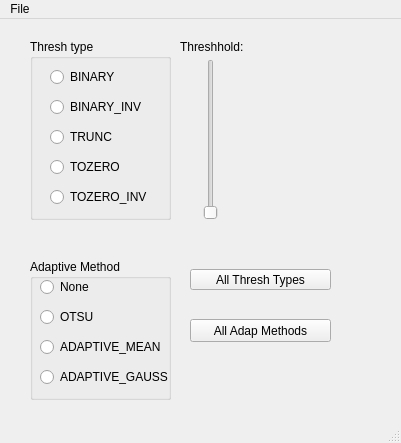
<?xml version="1.0" encoding="UTF-8"?>
<ui version="4.0">
 <class>MainWindow</class>
 <widget class="QMainWindow" name="MainWindow">
  <property name="geometry">
   <rect>
    <x>0</x>
    <y>0</y>
    <width>401</width>
    <height>443</height>
   </rect>
  </property>
  <property name="windowTitle">
   <string>MainWindow</string>
  </property>
  <widget class="QWidget" name="centralwidget">
   <widget class="QGroupBox" name="groupBox">
    <property name="geometry">
     <rect>
      <x>30</x>
      <y>20</y>
      <width>141</width>
      <height>181</height>
     </rect>
    </property>
    <property name="title">
     <string>Thresh type</string>
    </property>
    <widget class="QRadioButton" name="radioButton_binary">
     <property name="geometry">
      <rect>
       <x>20</x>
       <y>30</y>
       <width>90</width>
       <height>16</height>
      </rect>
     </property>
     <property name="text">
      <string>BINARY</string>
     </property>
    </widget>
    <widget class="QRadioButton" name="radioButton_binary_inv">
     <property name="geometry">
      <rect>
       <x>20</x>
       <y>60</y>
       <width>101</width>
       <height>16</height>
      </rect>
     </property>
     <property name="text">
      <string>BINARY_INV</string>
     </property>
    </widget>
    <widget class="QRadioButton" name="radioButton_trunc">
     <property name="geometry">
      <rect>
       <x>20</x>
       <y>90</y>
       <width>90</width>
       <height>16</height>
      </rect>
     </property>
     <property name="text">
      <string>TRUNC</string>
     </property>
    </widget>
    <widget class="QRadioButton" name="radioButton_tozero">
     <property name="geometry">
      <rect>
       <x>20</x>
       <y>120</y>
       <width>90</width>
       <height>16</height>
      </rect>
     </property>
     <property name="text">
      <string>TOZERO</string>
     </property>
    </widget>
    <widget class="QRadioButton" name="radioButton_tozero_inv">
     <property name="geometry">
      <rect>
       <x>20</x>
       <y>150</y>
       <width>101</width>
       <height>16</height>
      </rect>
     </property>
     <property name="text">
      <string>TOZERO_INV</string>
     </property>
    </widget>
   </widget>
   <widget class="QPushButton" name="pushButton_thresh_types">
    <property name="geometry">
     <rect>
      <x>190</x>
      <y>250</y>
      <width>141</width>
      <height>21</height>
     </rect>
    </property>
    <property name="text">
     <string>All Thresh Types</string>
    </property>
   </widget>
   <widget class="QSlider" name="verticalSlider">
    <property name="geometry">
     <rect>
      <x>200</x>
      <y>40</y>
      <width>22</width>
      <height>161</height>
     </rect>
    </property>
    <property name="orientation">
     <enum>Qt::Vertical</enum>
    </property>
   </widget>
   <widget class="QLabel" name="label_threshold">
    <property name="geometry">
     <rect>
      <x>180</x>
      <y>20</y>
      <width>91</width>
      <height>16</height>
     </rect>
    </property>
    <property name="text">
     <string>Threshhold:</string>
    </property>
   </widget>
   <widget class="QGroupBox" name="groupBox_2">
    <property name="geometry">
     <rect>
      <x>30</x>
      <y>240</y>
      <width>141</width>
      <height>141</height>
     </rect>
    </property>
    <property name="title">
     <string>Adaptive Method</string>
    </property>
    <widget class="QRadioButton" name="radioButton_none">
     <property name="geometry">
      <rect>
       <x>10</x>
       <y>20</y>
       <width>90</width>
       <height>16</height>
      </rect>
     </property>
     <property name="text">
      <string>None</string>
     </property>
    </widget>
    <widget class="QRadioButton" name="radioButton_otsu">
     <property name="geometry">
      <rect>
       <x>10</x>
       <y>50</y>
       <width>90</width>
       <height>16</height>
      </rect>
     </property>
     <property name="text">
      <string>OTSU</string>
     </property>
    </widget>
    <widget class="QRadioButton" name="radioButton_adap_mean">
     <property name="geometry">
      <rect>
       <x>10</x>
       <y>80</y>
       <width>131</width>
       <height>16</height>
      </rect>
     </property>
     <property name="text">
      <string>ADAPTIVE_MEAN</string>
     </property>
    </widget>
    <widget class="QRadioButton" name="radioButton_adap_gauss">
     <property name="geometry">
      <rect>
       <x>10</x>
       <y>110</y>
       <width>131</width>
       <height>16</height>
      </rect>
     </property>
     <property name="text">
      <string>ADAPTIVE_GAUSS</string>
     </property>
    </widget>
   </widget>
   <widget class="QPushButton" name="pushButton_adap_methods">
    <property name="geometry">
     <rect>
      <x>190</x>
      <y>300</y>
      <width>141</width>
      <height>23</height>
     </rect>
    </property>
    <property name="text">
     <string>All Adap Methods</string>
    </property>
   </widget>
  </widget>
  <widget class="QMenuBar" name="menubar">
   <property name="geometry">
    <rect>
     <x>0</x>
     <y>0</y>
     <width>401</width>
     <height>21</height>
    </rect>
   </property>
   <widget class="QMenu" name="menuFile">
    <property name="title">
     <string>File</string>
    </property>
    <addaction name="actionOpen"/>
    <addaction name="actionSave"/>
   </widget>
   <addaction name="menuFile"/>
  </widget>
  <widget class="QStatusBar" name="statusbar"/>
  <action name="actionOpen">
   <property name="text">
    <string>Open</string>
   </property>
  </action>
  <action name="actionSave">
   <property name="text">
    <string>Save</string>
   </property>
  </action>
 </widget>
 <resources/>
 <connections/>
</ui>
